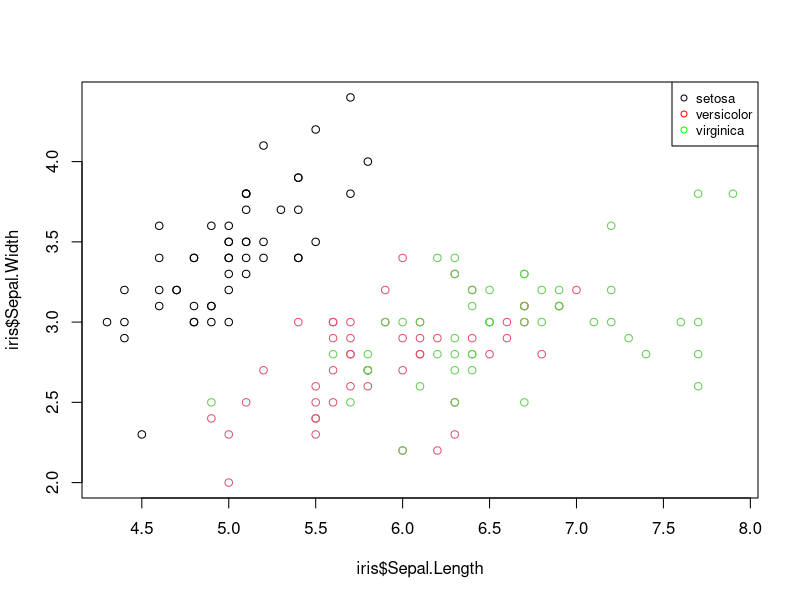
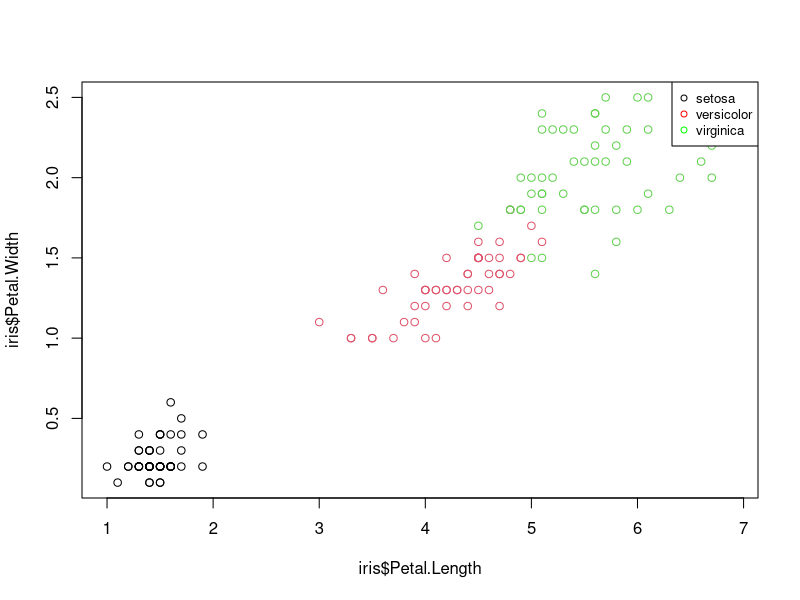
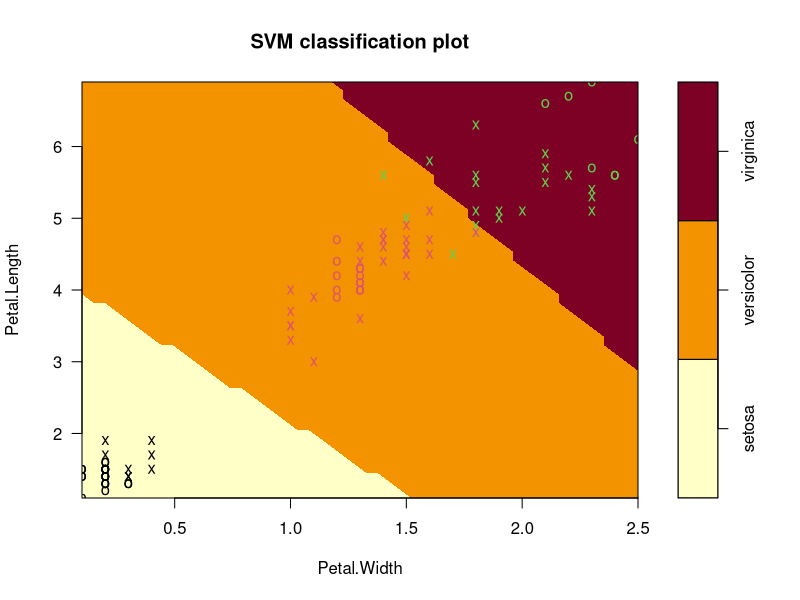

Generate these figures, in order, with R:
install.packages("e1071")

library("e1071")

data(iris)
head(iris)

summary(iris)
str(iris)

x11(width = 8, height = 8) #to create a pop up window
plot(iris$Sepal.Length,iris$Sepal.Width,col=iris$Species)
legend("topright", legend=c("setosa", "versicolor", "virginica"), col=c("black", "red", "green"), pch=1, cex=0.8)

x11(width = 8, height = 8) #to create a pop up window
plot(iris$Petal.Length,iris$Petal.Width,col=iris$Species)
legend("topright", legend=c("setosa", "versicolor", "virginica"), col=c("black", "red", "green"), pch=1, cex=0.8)

set.seed(20)

s1<-sample(150,100)
s1
input_v <-c("Petal.Length","Petal.Width","Species")
iris_train<-iris[s1,input_v]
head(iris_train)
iris_test<- iris[-s1,input_v]
head(iris_test)

tuned<-tune(svm,Species~.,data = iris_train,kernel = "linear", ranges = list(cost = c(.001,0.01,0.1,1,5,10,100)))
summary(tuned)
model<-svm(Species~.,data = iris_train,kernel="linear",cost=0.1, scale=TRUE)
print(model)

plot(model,iris_train[,input_v])

head(iris_test[,input_v[-3]]) #remove species from the test data

#Predicts what species it is based on input variables "Petal.Length","Petal.Width"
p<-predict(model,iris_test[,input_v[-3]],type="class")
p

iris_test[,3]

table(p,iris_test[,3])
mean(p==iris_test[,3])